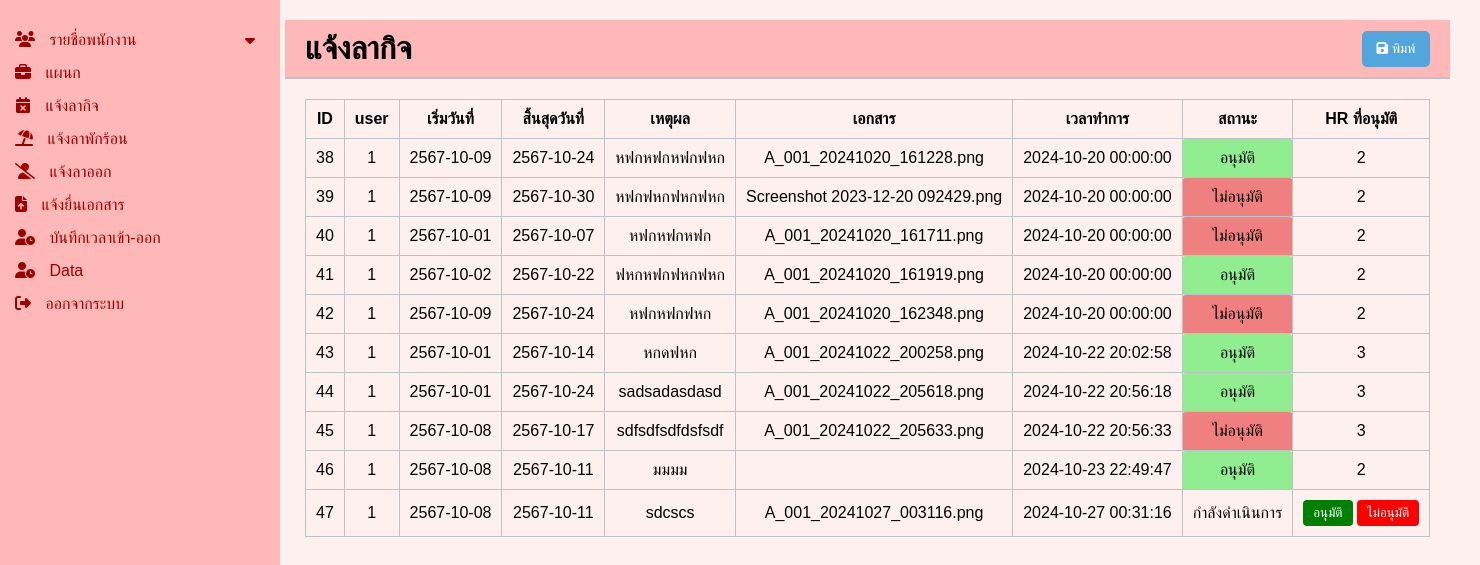
Page /backend/show_personalleave.php on the committed database.
### tables this page shows
CREATE TABLE `tb_personalleave` (
  `PLeave_id` int(11) NOT NULL,
  `user_id` int(11) NOT NULL,
  `PLeave_dateStart` date DEFAULT NULL,
  `PLeave_dateEnd` date DEFAULT NULL,
  `PLeave_detail` text,
  `PLeave_docs` varchar(255) DEFAULT NULL,
  `PLeave_date` datetime DEFAULT NULL,
  `hr_id` int(11) DEFAULT NULL,
  `PLeave_status` varchar(45) DEFAULT NULL
);

### backend/show_personalleave.php (the view, shortened to what this page needs)
<?php
include 'sidebar.php';
?>
<!DOCTYPE html>
<html lang="en">
<head>
    <link rel="stylesheet" href="https://cdnjs.cloudflare.com/ajax/libs/font-awesome/6.1.1/css/all.min.css">
    <link rel="stylesheet" href="css/position_1.css">
</head>
<body>
    <div class="container">
        <div class="main-content">
            <header>
                <h1>แจ้งลากิจ</h1>
                <div class="actions">
                    <button class="btn btn-save" onclick="printPage()"><i class="fa fa-save"></i> พิมพ์</button>
                </div>
            </header>
            <div class="content">
                <table class="table">
                    <thead>
                        <tr>
                            <th scope="col">ID</th>
                            <th scope="col">user</th>
                            <th scope="col">เริ่มวันที่</th>
                            <th scope="col">สิ้นสุดวันที่</th>
                            <th scope="col">เหตุผล</th>
                            <th scope="col">เอกสาร</th>
                            <th scope="col">เวลาทำการ</th>
                            <th scope="col">สถานะ</th>
                            <th scope="col">HR ที่อนุมัติ</th>
                        </tr>
                    </thead>
                    <tbody>
                        <?php
                        $db = new class_conn();
                        $conn = $db->connect();
                        $sql = "SELECT * FROM tb_personalleave";
                        $result = $conn->query($sql);
                        if ($result->num_rows > 0) {
                            while ($row = $result->fetch_assoc()) {
                                $statusClass = '';
                                if ($row['PLeave_status'] == 'อนุมัติ') {
                                    $statusClass = 'status-green';
                                } elseif ($row['PLeave_status'] == 'ไม่อนุมัติ') {
                                    $statusClass = 'status-red';
                                }
                                echo "<tr>
                                <td>{$row['PLeave_id']}</td>
                                <td>{$row['user_id']}</td>
                                <td>{$row['PLeave_dateStart']}</td>
                                <td>{$row['PLeave_dateEnd']}</td>
                                <td>{$row['PLeave_detail']}</td>
                                <td>{$row['PLeave_docs']}</td>
                                <td>{$row['PLeave_date']}</td>
                                <td class='{$statusClass}'>{$row['PLeave_status']}</td>";
                                if ($row['PLeave_status'] == 'อนุมัติ' || $row['PLeave_status'] == 'ไม่อนุมัติ') {
                                    echo "<td>{$row['hr_id']}</td>";
                                } else {
                                    echo "<td>
                                        <form method='post' action=''>
                                            <input type='hidden' name='pleave_id' value='{$row['PLeave_id']}'>
                                            <button class='btn-approve' name='approve'>อนุมัติ</button>
                                            <button class='btn-reject' name='reject'>ไม่อนุมัติ</button>
                                        </form>
                                    </td>";
                                }
                                echo "</tr>";
                            }
                        }
                        ?>
                    </tbody>
                </table>
            </div>
        </div>
    </div>
</body>
</html>

### backend/css/sidebar.css (style rules this page uses)
body { font-family: Arial, sans-serif; margin: 0; padding: 0; background-color: #FFDEDE; }
.container { display: flex; height: 100vh; }
.main-content { flex: 1; padding: 20px; }
header { display: flex; justify-content: space-between; align-items: center; background-color: #ecf0f1; padding: 10px 20px; border-bottom: 2px solid #bdc3c7; }
header h1 { margin: 0; }
.actions { display: flex; }
.actions .btn { background-color: #3498db; color: white; border: none; padding: 10px 15px; margin-left: 10px; cursor: pointer; border-radius: 5px; }
.content { padding: 20px; }

### backend/css/position_1.css (style rules this page uses)
body { font-family: Arial, sans-serif; background-color: #FFF0F0; display: flex; height: 100vh; margin: 0; }
.main-content { padding-left: 5px; flex-direction: column; }
header { display: flex; justify-content: space-between; align-items: center; background-color: #FFB8B8; padding: 10px 20px; border-bottom: 2px solid #bdc3c7; }
header h1 { margin: 0; }
.actions { display: flex; }
.actions .btn { background-color: #53a6dc; color: white; border: none; padding: 10px 15px; margin-left: 10px; cursor: pointer; border-radius: 5px; }
.content { padding: 20px; flex: 1; display: flex; flex-direction: column; overflow: auto; }
.table { width: 100%; border-collapse: collapse; }
table, th, td { border: 1px solid #bdc3c7; }
th, td { padding: 10px; text-align: center; overflow: hidden; text-overflow: ellipsis; white-space: nowrap; }

### backend/show_personalleave.php (style rules this page uses)
.btn-approve { background-color: green; color: white; padding: 5px 10px; border: none; border-radius: 4px; cursor: pointer; }
.btn-reject { background-color: red; color: white; padding: 5px 10px; border: none; border-radius: 4px; cursor: pointer; }
.status-green { background-color: lightgreen; padding: 5px; border-radius: 4px; }
.status-red { background-color: lightcoral; padding: 5px; border-radius: 4px; }

### rows in the picture
tb_personalleave: PLeave_id "38", user "1", PLeave_dateStart "2567-10-09", PLeave_dateEnd "2567-10-24", PLeave_detail "หฟกหฟกหฟกฟหก", PLeave_docs "A_001_20241020_161228.png", PLeave_date "2024-10-20 00:00:00", PLeave_status "อนุมัติ", hr "2"
tb_personalleave: PLeave_id "39", user "1", PLeave_dateStart "2567-10-09", PLeave_dateEnd "2567-10-30", PLeave_detail "หฟกฟหกฟหกฟหก", PLeave_docs "Screenshot 2023-12-20 092429.png", PLeave_date "2024-10-20 00:00:00", PLeave_status "ไม่อนุมัติ", hr "2"
tb_personalleave: PLeave_id "40", user "1", PLeave_dateStart "2567-10-01", PLeave_dateEnd "2567-10-07", PLeave_detail "หฟกหฟกหฟก", PLeave_docs "A_001_20241020_161711.png", PLeave_date "2024-10-20 00:00:00", PLeave_status "ไม่อนุมัติ", hr "2"
tb_personalleave: PLeave_id "41", user "1", PLeave_dateStart "2567-10-02", PLeave_dateEnd "2567-10-22", PLeave_detail "ฟหกหฟกฟหกฟหก", PLeave_docs "A_001_20241020_161919.png", PLeave_date "2024-10-20 00:00:00", PLeave_status "อนุมัติ", hr "2"
tb_personalleave: PLeave_id "42", user "1", PLeave_dateStart "2567-10-09", PLeave_dateEnd "2567-10-24", PLeave_detail "หฟกหฟกฟหก", PLeave_docs "A_001_20241020_162348.png", PLeave_date "2024-10-20 00:00:00", PLeave_status "ไม่อนุมัติ", hr "2"
tb_personalleave: PLeave_id "43", user "1", PLeave_dateStart "2567-10-01", PLeave_dateEnd "2567-10-14", PLeave_detail "หกดฟหก", PLeave_docs "A_001_20241022_200258.png", PLeave_date "2024-10-22 20:02:58", PLeave_status "อนุมัติ", hr "3"
tb_personalleave: PLeave_id "44", user "1", PLeave_dateStart "2567-10-01", PLeave_dateEnd "2567-10-24", PLeave_detail "sadsadasdasd", PLeave_docs "A_001_20241022_205618.png", PLeave_date "2024-10-22 20:56:18", PLeave_status "อนุมัติ", hr "3"
tb_personalleave: PLeave_id "45", user "1", PLeave_dateStart "2567-10-08", PLeave_dateEnd "2567-10-17", PLeave_detail "sdfsdfsdfdsfsdf", PLeave_docs "A_001_20241022_205633.png", PLeave_date "2024-10-22 20:56:33", PLeave_status "ไม่อนุมัติ", hr "3"
tb_personalleave: PLeave_id "46", user "1", PLeave_dateStart "2567-10-08", PLeave_dateEnd "2567-10-11", PLeave_detail "มมมม", PLeave_date "2024-10-23 22:49:47", PLeave_status "อนุมัติ", hr "2"
tb_personalleave: PLeave_id "47", user "1", PLeave_dateStart "2567-10-08", PLeave_dateEnd "2567-10-11", PLeave_detail "sdcscs", PLeave_docs "A_001_20241027_003116.png", PLeave_date "2024-10-27 00:31:16", PLeave_status "กำลังดำเนินการ"
